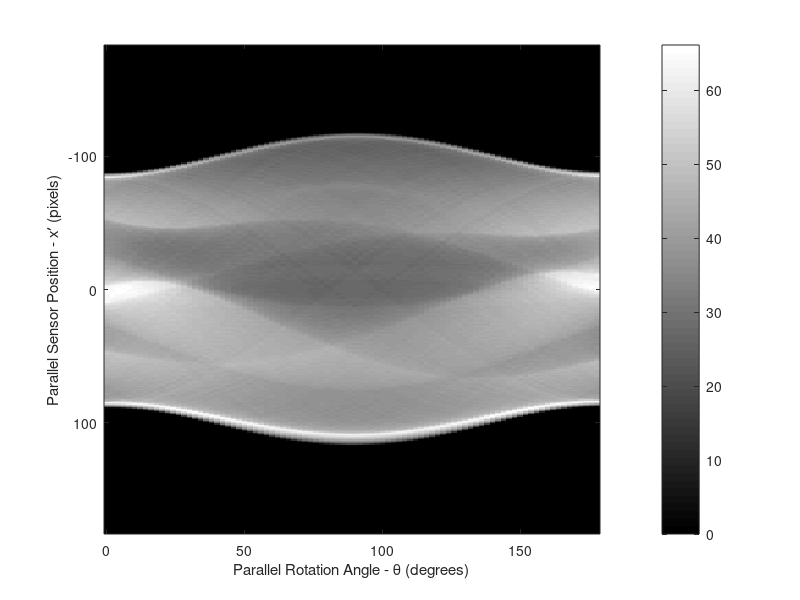

The MATLAB source for this figure:
P = phantom(256);
imshow(P)


theta1 = 0:10:170; 
[R1,~] = radon(P,theta1); 
num_angles_R1 = size(R1,2)
num_angles_R1 = 18

theta2 = 0:5:175;  
[R2,~] = radon(P,theta2);
num_angles_R2 = size(R2,2)
num_angles_R2 = 36
theta3 = 0:2:178;  
[R3,xp] = radon(P,theta3); 
num_angles_R3 = size(R3,2)
num_angles_R3 = 90

imagesc(theta3,xp,R3)
colormap(hot)
colorbar
xlabel('Parallel Rotation Angle - \theta (degrees)'); 
ylabel('Parallel Sensor Position - x\prime (pixels)');